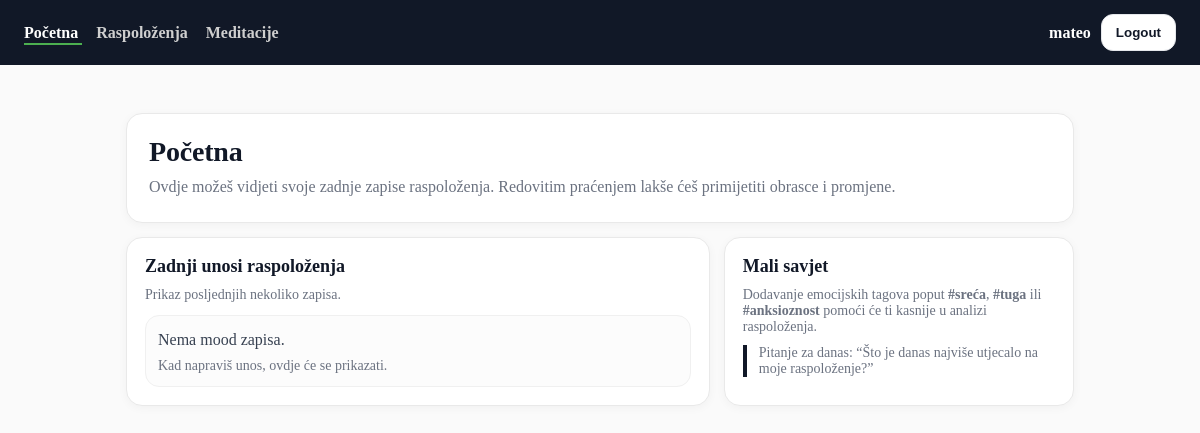
/dashboard/ (signed in), run on an earlier commit of the app's database.
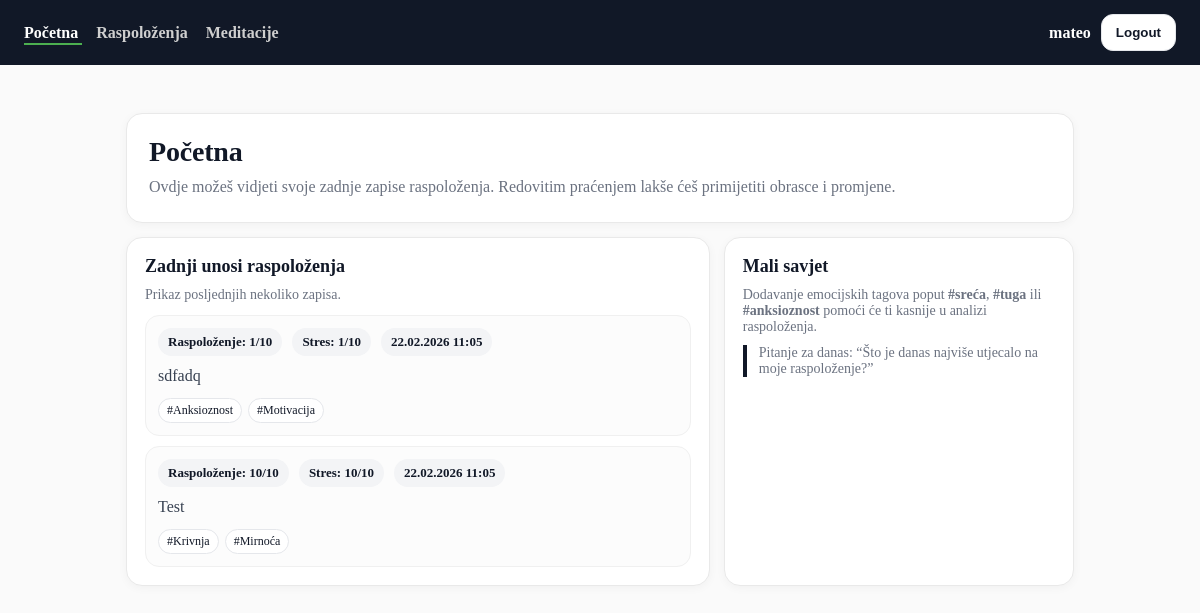
And on a later commit of the database.
### main/models.py (models this page shows, shortened)
class MoodEntry(models.Model):
    user = models.ForeignKey(
        settings.AUTH_USER_MODEL,
        on_delete=models.CASCADE,
        related_name="mood_entries",
    )
    mood = models.PositiveSmallIntegerField(
        validators=[MinValueValidator(1), MaxValueValidator(10)]
    )
    stress = models.PositiveSmallIntegerField(
        validators=[MinValueValidator(1), MaxValueValidator(10)]
    )
    note = models.TextField(blank=True)
    tags = models.ManyToManyField(
        Tag,
        blank=True,
        related_name="mood_entries",
    )
    created_at = models.DateTimeField(auto_now_add=True)
    class Meta:
        ordering = ["-created_at"]
        indexes = [
            models.Index(fields=["user", "-created_at"]),
        ]

class Tag(models.Model):
    name = models.CharField(max_length=30, unique=True)
    class Meta:
        ordering = ["name"]

### main/views.py (the view)
# urls.py: path("dashboard/", DashboardView.as_view(), name="dashboard"),
class DashboardView(LoginRequiredMixin, TemplateView):
    template_name = "main/dashboard.html"
    login_url = "login"
    def get_context_data(self, **kwargs):
        ctx = super().get_context_data(**kwargs)
        ctx["moods"] = (
            MoodEntry.objects
            .filter(user=self.request.user)
            .prefetch_related("tags")
            .order_by("-id")[:10]
        )
        return ctx

### main/templates/main/dashboard.html
{% extends "main/base.html" %}
{% block content %}
<div class="mh-wrap">
  <section class="mh-hero">
    <h1 class="mh-title">Početna</h1>
    <p class="mh-sub">
      Ovdje možeš vidjeti svoje zadnje zapise raspoloženja.
      Redovitim praćenjem lakše ćeš primijetiti obrasce i promjene.
    </p>
  </section>
  <div class="mh-grid">
    <section class="mh-card">
      <h2 style="margin:0 0 10px; font-size:18px;">Zadnji unosi raspoloženja</h2>
      <p class="mh-muted">Prikaz posljednjih nekoliko zapisa.</p>
      <div class="mh-list">
        {% for mood in moods %}
          <article class="mh-item">
            <div class="mh-row">
              <span class="mh-pill">Raspoloženje: {{ mood.mood }}/10</span>
              <span class="mh-pill">Stres: {{ mood.stress }}/10</span>
              <span class="mh-pill">
                {{ mood.created_at|date:"d.m.Y H:i" }}
              </span>
            </div>
            {% if mood.note %}
              <p class="mh-note">{{ mood.note }}</p>
            {% else %}
              <p class="mh-note mh-muted">Bez bilješke.</p>
            {% endif %}
            {% if mood.tags.all %}
              <div class="mh-tags">
                {% for tag in mood.tags.all %}
                  <span class="mh-tag">#{{ tag.name }}</span>
                {% endfor %}
              </div>
            {% endif %}
          </article>
        {% empty %}
          <div class="mh-item">
            <p class="mh-note" style="margin:0;">Nema mood zapisa.</p>
            <p class="mh-muted" style="margin-top:6px;">
              Kad napraviš unos, ovdje će se prikazati.
            </p>
          </div>
        {% endfor %}
      </div>
    </section>
    <aside class="mh-side">
      <h2 style="margin:0 0 10px; font-size:18px;">Mali savjet</h2>
      <p class="mh-muted">
        Dodavanje emocijskih tagova poput
        <strong>#sreća</strong>, <strong>#tuga</strong> ili
        <strong>#anksioznost</strong>
        pomoći će ti kasnije u analizi raspoloženja.
      </p>
      <div class="mh-tip">
        <p class="mh-muted" style="margin:0;">
          Pitanje za danas:
          “Što je danas najviše utjecalo na moje raspoloženje?”
        </p>
      </div>
    </aside>
  </div>
</div>
{% endblock %}

What changed in the data, as far as the page shows it:
added MoodEntry: mood "1", stress "1", created_at "22.02.2026 11:05", note "sdfadq"
now on this page (row edited): Tag: name "Anksioznost", shown under "1"
now on this page (row edited): Tag: name "Motivacija", shown under "1"
added MoodEntry: mood "10", stress "10", created_at "22.02.2026 11:05", note "Test"
now on this page (row edited): Tag: name "Krivnja", shown under "10"
now on this page (row edited): Tag: name "Mirnoća", shown under "10"
Also different on the page:
text no longer shown: "Nema mood zapisa. Kad napraviš unos, ovdje će se prikazati."
